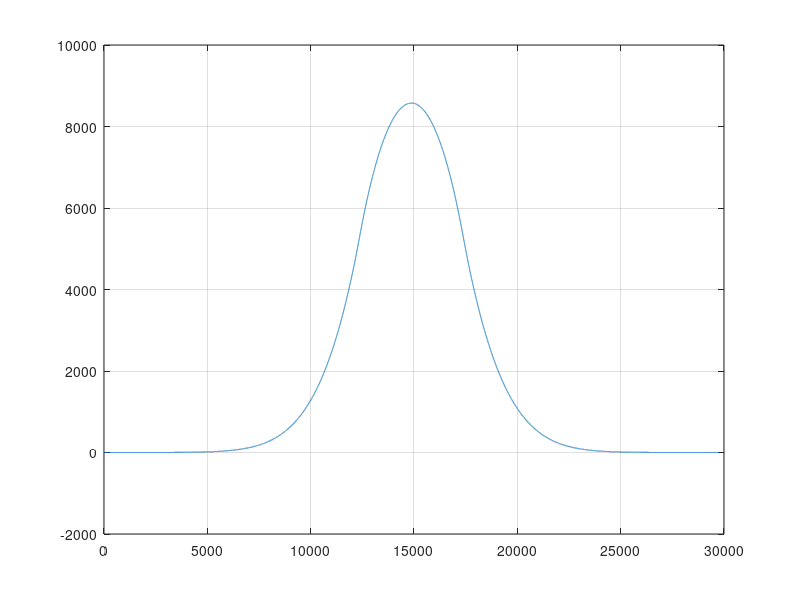

This chart was generated by the following MATLAB code:
% Date:     06/11/2023
% Author:   ERS

% This script implements an analytical solution (separation of variables
% and Fourier analysis, plus expansion of eigenfunctions for sediment
% input) of the diffusion equation for the purposes of verifying the simple
% diffusion model in dttDiffusionModel.

% v2 (08/01/2024) - Revised slightly to more closely match ND's derived
% form of the sediment "diffusion" equation.

%% ANALYTICAL SOLN
N = 100;
L = 29750;
T = 3.125 *60 *60 *576 *175; % Time at which to solve [s]
xi = 2650/1600;

q_in = 1280*0.1/2650; % Total sediment grain volume per second [m3 s-1]
q_inBulk = xi*q_in; % Bulk sediment volume per second [m3 s-1]

W = 5000; % Central width over which to distribute q_in [m]
kappa = 0.004; % Downslope "diffusion" coefficient [m2 s-1]

c = zeros(N+1,1);
alfa = zeros(N+1,1);
beta = zeros(N+1,1);

Vn = zeros(N+1,L);
X = zeros(N+1,L);

c(1) = q_in*T/L;

Vn(1,:) = c(1);
for nn = 3:2:N+1 % based on equations done in notebook. Remember, 1st idx nn=1 is n=0, 2nd idx nn=2 is n=1, etc.
    alfa(nn) = (nn-1)^2*kappa*pi^2/L^2;
    beta(nn) = 2*q_in/(W*(nn-1)*pi) *(sin((nn-1)*pi/2*(1+W/L)) - sin((nn-1)*pi/2*(1-W/L)));
    c(nn) = beta(nn)/alfa(nn) *(1 - exp(-alfa(nn)*T));
    for ii=1:L
        X(nn,ii) = cos((nn-1)*pi*ii/L);
        Vn(nn,ii) = c(nn) *X(nn,ii);
    end
end
V = sum(Vn);

%% PLOT RESULT
figure(777)
plot(V)
grid on
hold on

%% EXPORT PLOT
% exportgraphics(analyticalDiffFig, ['..\MATLAB export\Final\sedimentSpreading\diffusionModel\dttXSpreadingModel_Analytical(n=25,50,75,100).png'], 'Resolution', 150);